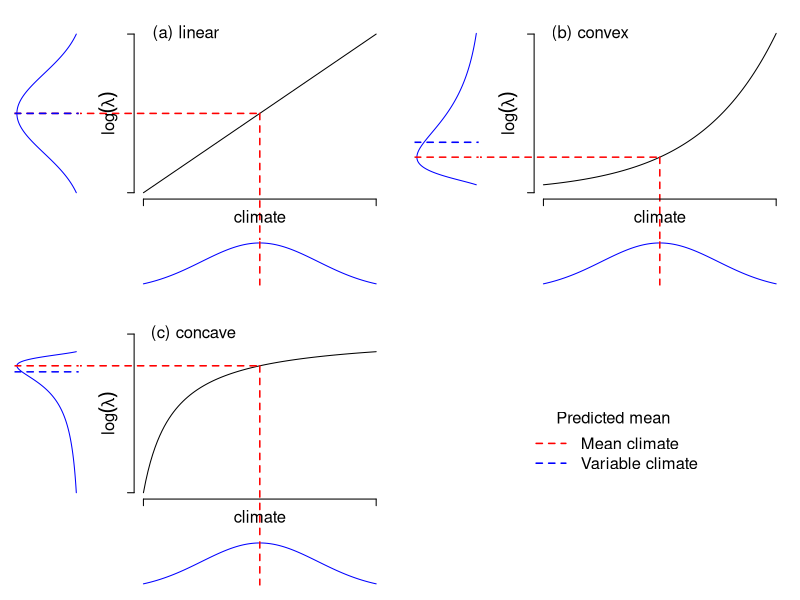

This figure's R source:
#############
# Functions #
#############

varplot <- function(nlfunc){

	blankplot <- function(x,y,...){
		plot(x,y,
			type="l",bty="n",
			xaxt="n",yaxt="n",
			ann=F,
			col=distcol,
			...)
		}

	### Graphical params

	meancol <- "red"
	distcol <- "blue"
	dashw <- 1.5

	envmean <- 10
	envsd <- 5

	xmar <- c(4,1)
	ymar <- c(3,2)

	xdist <- seq(0,20,length.out=1000)
	xdens <- dnorm(xdist,envmean,envsd)
	ydist <- nlfunc(xdist)
	ydens <- nlfunc(xdens)/sum(nlfunc(xdens))
	mean_y <- sum(ydens*ydist)

	xlim <- range(xdist)
	ylim <- c(0,20)

	### Begin figure

	# X hist
	par(mar=c(1,xmar[1],0,xmar[2])+0.1)
	blankplot(xdist,xdens,xlim=xlim)
	abline(v=envmean,col=meancol,lty=2,lwd=dashw)

	# Y hist
	par(mar=c(ymar[1],1,ymar[2],0)+0.1)
	blankplot(ydens,ydist,
		xlim=rev(range(ydens)),
		ylim=ylim
		)
	abline(h=nlfunc(envmean),col=meancol,lty=2,lwd=dashw)
	abline(h=mean_y,col=distcol,lty=2,lwd=dashw)

	# Central plot
	par(mar=c(ymar[1],xmar[1],ymar[2],xmar[2])+0.1)
	curve(nlfunc(x),
		xlim=xlim,ylim=ylim,
		xaxt="n",yaxt="n",
		ann=F,
		bty="n"
		)
	lines(c(envmean,envmean),c(nlfunc(envmean),-10000),xpd=T,
		col=meancol,lty=2,lwd=dashw)
	lines(c(-10000,envmean),c(nlfunc(envmean),nlfunc(envmean)),
		xpd=T,col=meancol,lty=2,lwd=dashw)
	axis(1,labels=F,ann=F,xaxp=c(xlim[1],xlim[2],1))
	mtext("climate",side=1,line=1)
	axis(2,labels=F,ann=F,yaxp=c(ylim[1],ylim[2],1))
	mtext(expression(log(lambda)),side=2,line=1)
	
	par(mar=c(5,4,4,2)+0.1)

	}

addlet <- function(mytext){
	mtext(mytext,side=3,adj=0.1,line=1)
	}

##########
# Figure #
##########

expfunc <- function(x) exp(x*0.15)
MMfunc <- function(x) 20*x/(2.5+x)
linear <- function(x) x

mymat <- matrix(
	c(rep(c(2,rep(3,4)),4),0,rep(1,4)),
	nr=5,nc=5,byrow=T)
addmat <- function(mymat){
	mymatadd <- mymat+3
	mymatadd[mymatadd==3] <- 0
	mymatadd
	}

mymat2 <- addmat(mymat)
mymat3 <- addmat(mymat2)
mymat4 <- matrix(rep(max(mymat3)+1,5^2),nc=5,nr=5)
fullmat <- rbind(cbind(mymat,mymat2),cbind(mymat3,mymat4))

setwd("C:/Users/Callum/Documents/Dropbox/PhD/Analyses/BMS")
pdf("nl_fig1.pdf",width=6,height=6)

layout(fullmat)
varplot(linear)
addlet("(a) linear")
varplot(expfunc)
addlet("(b) convex")
varplot(MMfunc)
addlet("(c) concave")

plot(1,1,type="n",ann=F,xaxt="n",yaxt="n",bty="n")
legend("center",lty=rep(2,2),lwd=1.5,
	col=c("red","blue"),
	legend=c("Mean climate","Variable climate"), 
	title="Predicted mean",
	cex=1.5,
	bty="n"
	)

dev.off()



